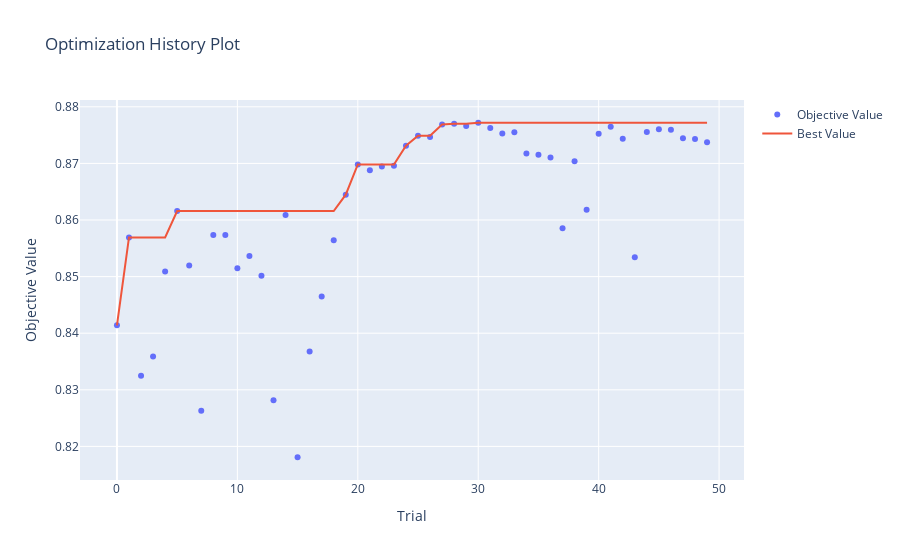

Write notebook code for a chart like this one.
### Code cell
visualizations['optimization_history']
